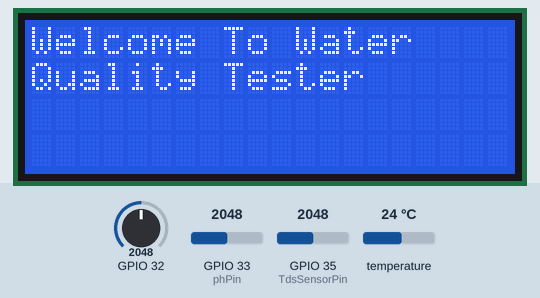
Recording of a sketch running on a simulated ESP32. On the bench: 20×4 character LCD. Inputs (shaded band) come from the test bench; at power-on: GPIO 32 = 2048, GPIO 33 (phPin) = 2048, GPIO 35 (TdsSensorPin) = 2048, temperature 24 °C. WiFi joins after 1.5 s; servers stay silent unless stated.

Above: at 0.1 s.
At 11.1 s:
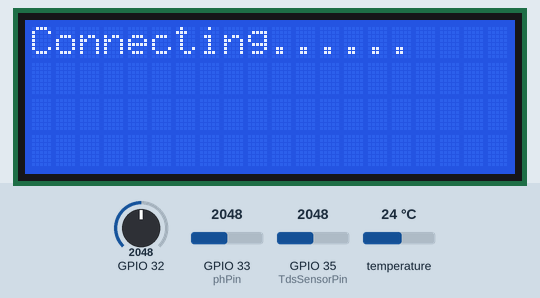
At 12.9 s:
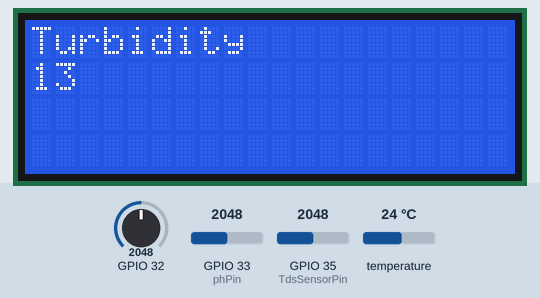
At 23.0 s:
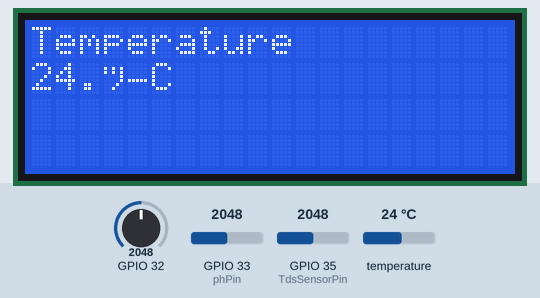
At 28.0 s:
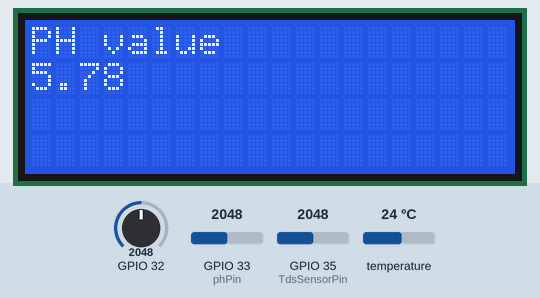
At 38.0 s:
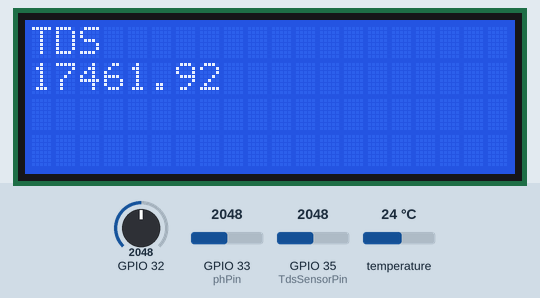

The sketch:

Main.ino
```cpp
#include <Blynk.h>
#include <Wire.h>
#include <LiquidCrystal_I2C.h>
#include <Arduino.h>
#include <OneWire.h>
#include <DallasTemperature.h>
#include <WiFi.h>
#include <WiFiClient.h>
#include <BlynkSimpleEsp32.h>
#define BLYNK_PRINT Serial
char ssid[] = "S";
char pass[] = "12345678";

const int oneWireBus = 15; // GPIO where the DS18B20 is connected to
OneWire oneWire(oneWireBus);    // Setup a oneWire instance to communicate with any OneWire devices

DallasTemperature sensors(&oneWire);    // Pass our oneWire reference to Dallas Temperature sensor
#define TdsSensorPin 35
#define VREF 3.3      // analog reference voltage(Volt) of the ADC
#define SCOUNT  30           // sum of sample point
int analogBuffer[SCOUNT];    // store the analog value in the array, read from ADC
int analogBufferTemp[SCOUNT];
int analogBufferIndex = 0;
int copyIndex = 0;
float averageVoltage = 0;
float tdsValue = 0;
float temperature = 0;


//Blynk data
#define BLYNK_TEMPLATE_ID "TMPL3QXpKjhzy"
#define BLYNK_TEMPLATE_NAME "Water Quality monitoring system"
#define BLYNK_AUTH_TOKEN "mgfNhileAvRxJsIioBy8pTV8nYwtuKNN"

//for multitasking
TaskHandle_t Task1;

//declaration of variables of test runs
//ph start
#define phPin 33
unsigned long int avgValue;
float b;
int buf[10],temp;
//ph end

int tbdt = 13; // turbidity
float tds = 10;
float ph = 6.44;
float ec;


LiquidCrystal_I2C lcd(0x27,20,4);

void setup()
{
  pinMode(TdsSensorPin, INPUT);
  scanningBuffer();
  Serial.begin(115200);
  Blynk.begin(BLYNK_AUTH_TOKEN, ssid, pass);
  sensors.begin();//for temp sensor
  xTaskCreatePinnedToCore(
    loop2,
    "readAndBlynk",
    4000,
    NULL,
    1,
    &Task1,
    0
  );
}

void loop2(void * unused)
// This function has an artificial infinite loop created
//which is currently running on 0th core of esp32
{
  while(1)
  {
    readAllValues();
    Blynk.run();
    //vTaskDelay(1000/ portTICK_PERIOD_MS);
  }

}

void loop()
{
  displayAllValues();

}

//rest of the functions
void scanningBuffer() //starting display
{
  lcd.init();
  lcd.backlight();
  lcd.setCursor(0,0);
  lcd.print("Welcome To Water");
  lcd.setCursor(0,1);
  lcd.print("Quality Tester");
  delay(7000);
  int j;
  int i;
  for(j=0;j<5;j++)
  {
    lcd.clear();
    lcd.setCursor(0,0);
    lcd.print("Scanning");
    for(i=8;i<16;i++)
    {
      lcd.setCursor(i,0);
      delay(100);
      lcd.print(".");
    }
    for(j=0;j<5;j++)
    {
      lcd.clear();
      lcd.setCursor(0,0);
      lcd.print("Connecting");
      for(i=10;i<16;i++)
      {
        lcd.setCursor(i,0);
        delay(100);
        lcd.print(".");
      }
    }
  }
}
void readAllValues()
{
  readTurbidity();
  readTds();
  readPh();
  readTemp();
}
void displayAllValues()
{
  displayTurbidity();
  displayTds();
  displayTemp();
  displayPh();
}

void displayTurbidity()
{
  lcd.clear();
  lcd.setCursor(0,0);
  lcd.print("Turbidity");
  lcd.setCursor(0,1);
  lcd.print(tbdt);
  delay(5000);
}

void displayTds()
{
  lcd.clear();
  lcd.setCursor(0,0);
  lcd.print("TDS");
  lcd.setCursor(0,1);
  lcd.print(tdsValue);
  delay(5000);
}

void displayPh()
{
  lcd.clear();
  lcd.setCursor(0,0);
  lcd.print("PH value");
  lcd.setCursor(0,1);
  lcd.print(ph);
  delay(5000);
}


void displayTemp()
{
  lcd.clear();
  lcd.setCursor(0,0);
  lcd.print("Temperature");
  lcd.setCursor(0,1);
  lcd.print(temperature);
  lcd.setCursor(3, 1);
  lcd.print("°C");
  delay(5000);
}

void readTurbidity()
{
  int sensorValue = analogRead(32);
  tbdt = map(sensorValue, 0, 3550, 100, 0);
  Blynk.virtualWrite(V3, tbdt);
}

void readTds()
{
  sensors.requestTemperatures();
  temperature = sensors.getTempCByIndex(0);

  static unsigned long analogSampleTimepoint = millis();
  if (millis() - analogSampleTimepoint > 40U)  //every 40 milliseconds,read the analog value from the ADC
  {
    analogSampleTimepoint = millis();
    analogBuffer[analogBufferIndex] = analogRead(TdsSensorPin);    //read the analog value and store into the buffer
    analogBufferIndex++;
    if (analogBufferIndex == SCOUNT)
      analogBufferIndex = 0;
  }
  static unsigned long printTimepoint = millis();
  if (millis() - printTimepoint > 800U)
  {
    printTimepoint = millis();
    for (copyIndex = 0; copyIndex < SCOUNT; copyIndex++)
      analogBufferTemp[copyIndex] = analogBuffer[copyIndex];
    averageVoltage = getMedianNum(analogBufferTemp, SCOUNT) * (float)VREF / 1024.0; // read the analog value more stable by the median filtering algorithm, and convert to voltage value
    float compensationCoefficient = 1.0 + 0.02 * (temperature - 25.0); //temperature compensation formula: fFinalResult(25^C) = fFinalResult(current)/(1.0+0.02*(fTP-25.0));
    float compensationVolatge = averageVoltage / compensationCoefficient; //temperature compensation
    tdsValue = (133.42 * compensationVolatge * compensationVolatge * compensationVolatge - 255.86 * compensationVolatge * compensationVolatge + 857.39 * compensationVolatge) * 0.5; //convert voltage value to tds value
  }
  Blynk.virtualWrite(V0, tdsValue);
}


void readPh()
{
  for(int i=0;i<10;i++)       //Get 10 sample value from the sensor for smooth the value
  {
    buf[i]=analogRead(phPin);
    delay(10);
  }
  for(int i=0;i<9;i++)        //sort the analog from small to large
  {
    for(int j=i+1;j<10;j++)
    {
      if(buf[i]>buf[j])
      {
        temp=buf[i];
        buf[i]=buf[j];
        buf[j]=temp;
      }
    }
  }
  avgValue=0;
  for(int i=2;i<8;i++)                      //take the average value of 6 center sample
    avgValue+=buf[i];
  float phValue=(float)avgValue*3.3/4096/6; //convert the analog into millivolt
  ph=3.5*phValue;                      //convert the millivolt into pH value
  //Serial.println(ph);
  Blynk.virtualWrite(V2, ph);
}

void readTemp()
{
  Blynk.virtualWrite(V1, temperature);
}


int getMedianNum(int bArray[], int iFilterLen)
{
  int bTab[iFilterLen];
  for (byte i = 0; i < iFilterLen; i++)
    bTab[i] = bArray[i];
  int i, j, bTemp;
  for (j = 0; j < iFilterLen - 1; j++)
  {
    for (i = 0; i < iFilterLen - j - 1; i++)
    {
      if (bTab[i] > bTab[i + 1])
      {
        bTemp = bTab[i];
        bTab[i] = bTab[i + 1];
        bTab[i + 1] = bTemp;
      }
    }
  }
  if ((iFilterLen & 1) > 0)
    bTemp = bTab[(iFilterLen - 1) / 2];
  else
    bTemp = (bTab[iFilterLen / 2] + bTab[iFilterLen / 2 - 1]) / 2;
  return bTemp;
}
```

Measured:
- what the display in image 1 shows lasts 1.9 s, from 11.0 s to 12.9 s
- what the display in image 2 shows lasts 5.0 s, from 12.9 s to 17.9 s
